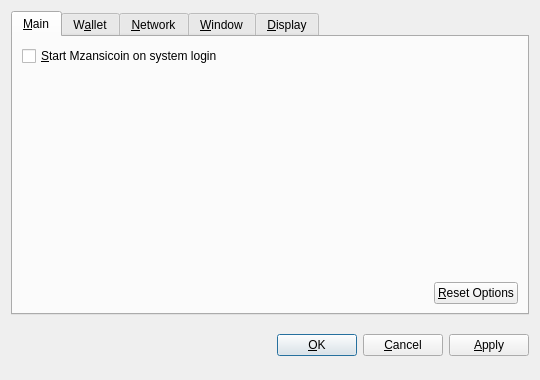
<?xml version="1.0" encoding="UTF-8"?>
<ui version="4.0">
 <class>OptionsDialog</class>
 <widget class="QDialog" name="OptionsDialog">
  <property name="geometry">
   <rect>
    <x>0</x>
    <y>0</y>
    <width>540</width>
    <height>380</height>
   </rect>
  </property>
  <property name="windowTitle">
   <string>Options</string>
  </property>
  <property name="modal">
   <bool>true</bool>
  </property>
  <layout class="QVBoxLayout" name="verticalLayout">
   <item>
    <widget class="QTabWidget" name="tabWidget">
     <property name="tabPosition">
      <enum>QTabWidget::North</enum>
     </property>
     <property name="currentIndex">
      <number>0</number>
     </property>
     <widget class="QWidget" name="tabMain">
      <attribute name="title">
       <string>&amp;Main</string>
      </attribute>
      <layout class="QVBoxLayout" name="verticalLayout_Main">
       <item>
        <widget class="QCheckBox" name="bitcoinAtStartup">
         <property name="toolTip">
          <string>Automatically start Mzansicoin after logging in to the system.</string>
         </property>
         <property name="text">
          <string>&amp;Start Mzansicoin on system login</string>
         </property>
        </widget>
       </item>
       <item>
        <spacer name="verticalSpacer_Main">
         <property name="orientation">
          <enum>Qt::Vertical</enum>
         </property>
         <property name="sizeHint" stdset="0">
          <size>
           <width>20</width>
           <height>40</height>
          </size>
         </property>
        </spacer>
       </item>
       <item>
        <layout class="QHBoxLayout" name="horizontalLayout_2_Main">
         <item>
          <spacer name="horizontalSpacer_2_Main">
           <property name="orientation">
            <enum>Qt::Horizontal</enum>
           </property>
           <property name="sizeHint" stdset="0">
            <size>
             <width>40</width>
             <height>20</height>
            </size>
           </property>
          </spacer>
         </item>
         <item>
          <widget class="QPushButton" name="resetButton">
           <property name="toolTip">
            <string>Reset all client options to default.</string>
           </property>
           <property name="text">
            <string>&amp;Reset Options</string>
           </property>
           <property name="autoDefault">
            <bool>false</bool>
           </property>
          </widget>
         </item>
        </layout>
       </item>
      </layout>
     </widget>
     <widget class="QWidget" name="tabWallet">
      <attribute name="title">
       <string>W&amp;allet</string>
      </attribute>
      <layout class="QVBoxLayout" name="verticalLayout_Network">
       <item>
        <widget class="QLabel" name="transactionFeeInfoLabel">
         <property name="text">
          <string>Optional transaction fee per kB that helps make sure your transactions are processed quickly. Most transactions are 1 kB.</string>
         </property>
         <property name="textFormat">
          <enum>Qt::PlainText</enum>
         </property>
         <property name="wordWrap">
          <bool>true</bool>
         </property>
        </widget>
       </item>
       <item>
        <layout class="QHBoxLayout" name="horizontalLayout_1_Main">
         <item>
          <widget class="QLabel" name="transactionFeeLabel">
           <property name="text">
            <string>Pay transaction &amp;fee</string>
           </property>
           <property name="textFormat">
            <enum>Qt::PlainText</enum>
           </property>
           <property name="buddy">
            <cstring>transactionFee</cstring>
           </property>
          </widget>
         </item>
         <item>
          <widget class="BitcoinAmountField" name="transactionFee"/>
         </item>
         <item>
          <spacer name="horizontalSpacer_1_Main">
           <property name="orientation">
            <enum>Qt::Horizontal</enum>
           </property>
           <property name="sizeHint" stdset="0">
            <size>
             <width>40</width>
             <height>20</height>
            </size>
           </property>
          </spacer>
         </item>
        </layout>
       </item>
       <item>
        <widget class="QLabel" name="label">
         <property name="text">
          <string>If you disable the spending of unconfirmed change, the change from a transaction cannot be used until that transaction has at least one confirmation. This also affects how your balance is computed.</string>
         </property>
         <property name="wordWrap">
          <bool>true</bool>
         </property>
        </widget>
       </item>
       <item>
        <widget class="QCheckBox" name="spendZeroConfChange">
         <property name="text">
          <string>Spend unconfirmed change  (experts only)</string>
         </property>
        </widget>
       </item>
       <item>
        <spacer name="verticalSpacer">
         <property name="orientation">
          <enum>Qt::Vertical</enum>
         </property>
         <property name="sizeHint" stdset="0">
          <size>
           <width>20</width>
           <height>40</height>
          </size>
         </property>
        </spacer>
       </item>
      </layout>
     </widget>
     <widget class="QWidget" name="tabNetwork">
      <attribute name="title">
       <string>&amp;Network</string>
      </attribute>
      <layout class="QVBoxLayout" name="verticalLayout_Network">
       <item>
        <widget class="QCheckBox" name="mapPortUpnp">
         <property name="toolTip">
          <string>Automatically open the Mzansicoin client port on the router. This only works when your router supports UPnP and it is enabled.</string>
         </property>
         <property name="text">
          <string>Map port using &amp;UPnP</string>
         </property>
        </widget>
       </item>
       <item>
        <widget class="QCheckBox" name="connectSocks">
         <property name="toolTip">
          <string>Connect to the Mzansicoin network through a SOCKS proxy (e.g. when connecting through Tor).</string>
         </property>
         <property name="text">
          <string>&amp;Connect through SOCKS proxy:</string>
         </property>
        </widget>
       </item>
       <item>
        <layout class="QHBoxLayout" name="horizontalLayout_Network">
         <item>
          <widget class="QLabel" name="proxyIpLabel">
           <property name="text">
            <string>Proxy &amp;IP:</string>
           </property>
           <property name="textFormat">
            <enum>Qt::PlainText</enum>
           </property>
           <property name="buddy">
            <cstring>proxyIp</cstring>
           </property>
          </widget>
         </item>
         <item>
          <widget class="QValidatedLineEdit" name="proxyIp">
           <property name="maximumSize">
            <size>
             <width>140</width>
             <height>16777215</height>
            </size>
           </property>
           <property name="toolTip">
            <string>IP address of the proxy (e.g. 127.0.0.1)</string>
           </property>
          </widget>
         </item>
         <item>
          <widget class="QLabel" name="proxyPortLabel">
           <property name="text">
            <string>&amp;Port:</string>
           </property>
           <property name="textFormat">
            <enum>Qt::PlainText</enum>
           </property>
           <property name="buddy">
            <cstring>proxyPort</cstring>
           </property>
          </widget>
         </item>
         <item>
          <widget class="QLineEdit" name="proxyPort">
           <property name="maximumSize">
            <size>
             <width>55</width>
             <height>16777215</height>
            </size>
           </property>
           <property name="toolTip">
            <string>Port of the proxy (e.g. 9050)</string>
           </property>
          </widget>
         </item>
         <item>
          <widget class="QLabel" name="socksVersionLabel">
           <property name="text">
            <string>SOCKS &amp;Version:</string>
           </property>
           <property name="textFormat">
            <enum>Qt::PlainText</enum>
           </property>
           <property name="buddy">
            <cstring>socksVersion</cstring>
           </property>
          </widget>
         </item>
         <item>
          <widget class="QValueComboBox" name="socksVersion">
           <property name="toolTip">
            <string>SOCKS version of the proxy (e.g. 5)</string>
           </property>
          </widget>
         </item>
         <item>
          <spacer name="horizontalSpacer_Network">
           <property name="orientation">
            <enum>Qt::Horizontal</enum>
           </property>
           <property name="sizeHint" stdset="0">
            <size>
             <width>40</width>
             <height>20</height>
            </size>
           </property>
          </spacer>
         </item>
        </layout>
       </item>
       <item>
        <spacer name="verticalSpacer_Network">
         <property name="orientation">
          <enum>Qt::Vertical</enum>
         </property>
         <property name="sizeHint" stdset="0">
          <size>
           <width>20</width>
           <height>40</height>
          </size>
         </property>
        </spacer>
       </item>
      </layout>
     </widget>
     <widget class="QWidget" name="tabWindow">
      <attribute name="title">
       <string>&amp;Window</string>
      </attribute>
      <layout class="QVBoxLayout" name="verticalLayout_Window">
       <item>
        <widget class="QCheckBox" name="minimizeToTray">
         <property name="toolTip">
          <string>Show only a tray icon after minimizing the window.</string>
         </property>
         <property name="text">
          <string>&amp;Minimize to the tray instead of the taskbar</string>
         </property>
        </widget>
       </item>
       <item>
        <widget class="QCheckBox" name="minimizeOnClose">
         <property name="toolTip">
          <string>Minimize instead of exit the application when the window is closed. When this option is enabled, the application will be closed only after selecting Quit in the menu.</string>
         </property>
         <property name="text">
          <string>M&amp;inimize on close</string>
         </property>
        </widget>
       </item>
       <item>
        <spacer name="verticalSpacer_Window">
         <property name="orientation">
          <enum>Qt::Vertical</enum>
         </property>
         <property name="sizeHint" stdset="0">
          <size>
           <width>20</width>
           <height>40</height>
          </size>
         </property>
        </spacer>
       </item>
      </layout>
     </widget>
     <widget class="QWidget" name="tabDisplay">
      <attribute name="title">
       <string>&amp;Display</string>
      </attribute>
      <layout class="QVBoxLayout" name="verticalLayout_Display">
       <item>
        <layout class="QHBoxLayout" name="horizontalLayout_1_Display">
         <item>
          <widget class="QLabel" name="langLabel">
           <property name="text">
            <string>User Interface &amp;language:</string>
           </property>
           <property name="textFormat">
            <enum>Qt::PlainText</enum>
           </property>
           <property name="buddy">
            <cstring>lang</cstring>
           </property>
          </widget>
         </item>
         <item>
          <widget class="QValueComboBox" name="lang">
           <property name="toolTip">
            <string>The user interface language can be set here. This setting will take effect after restarting Mzansicoin.</string>
           </property>
          </widget>
         </item>
        </layout>
       </item>
       <item>
        <layout class="QHBoxLayout" name="horizontalLayout_2_Display">
         <item>
          <widget class="QLabel" name="unitLabel">
           <property name="text">
            <string>&amp;Unit to show amounts in:</string>
           </property>
           <property name="textFormat">
            <enum>Qt::PlainText</enum>
           </property>
           <property name="buddy">
            <cstring>unit</cstring>
           </property>
          </widget>
         </item>
         <item>
          <widget class="QValueComboBox" name="unit">
           <property name="toolTip">
            <string>Choose the default subdivision unit to show in the interface and when sending coins.</string>
           </property>
          </widget>
         </item>
        </layout>
       </item>
       <item>
        <widget class="QCheckBox" name="displayAddresses">
         <property name="toolTip">
          <string>Whether to show Mzansicoin addresses in the transaction list or not.</string>
         </property>
         <property name="text">
          <string>&amp;Display addresses in transaction list</string>
         </property>
        </widget>
       </item>
       <item>
        <widget class="QCheckBox" name="coinControlFeatures">
         <property name="toolTip">
          <string>Whether to show coin control features or not.</string>
         </property>
         <property name="text">
          <string>Display coin &amp;control features (experts only!)</string>
         </property>
        </widget>
       </item>
       <item>
        <spacer name="verticalSpacer_Display">
         <property name="orientation">
          <enum>Qt::Vertical</enum>
         </property>
         <property name="sizeHint" stdset="0">
          <size>
           <width>20</width>
           <height>40</height>
          </size>
         </property>
        </spacer>
       </item>
      </layout>
     </widget>
    </widget>
   </item>
   <item>
    <layout class="QHBoxLayout" name="horizontalLayout_Buttons">
     <item>
      <spacer name="horizontalSpacer_1">
       <property name="orientation">
        <enum>Qt::Horizontal</enum>
       </property>
       <property name="sizeHint" stdset="0">
        <size>
         <width>40</width>
         <height>48</height>
        </size>
       </property>
      </spacer>
     </item>
     <item>
      <widget class="QLabel" name="statusLabel">
       <property name="font">
        <font>
         <weight>75</weight>
         <bold>true</bold>
        </font>
       </property>
       <property name="text">
        <string/>
       </property>
       <property name="textFormat">
        <enum>Qt::PlainText</enum>
       </property>
       <property name="wordWrap">
        <bool>true</bool>
       </property>
      </widget>
     </item>
     <item>
      <spacer name="horizontalSpacer_2">
       <property name="orientation">
        <enum>Qt::Horizontal</enum>
       </property>
       <property name="sizeHint" stdset="0">
        <size>
         <width>40</width>
         <height>48</height>
        </size>
       </property>
      </spacer>
     </item>
     <item>
      <widget class="QPushButton" name="okButton">
       <property name="text">
        <string>&amp;OK</string>
       </property>
      </widget>
     </item>
     <item>
      <widget class="QPushButton" name="cancelButton">
       <property name="text">
        <string>&amp;Cancel</string>
       </property>
       <property name="autoDefault">
        <bool>false</bool>
       </property>
      </widget>
     </item>
     <item>
      <widget class="QPushButton" name="applyButton">
       <property name="text">
        <string>&amp;Apply</string>
       </property>
       <property name="autoDefault">
        <bool>false</bool>
       </property>
      </widget>
     </item>
    </layout>
   </item>
  </layout>
 </widget>
 <customwidgets>
  <customwidget>
   <class>BitcoinAmountField</class>
   <extends>QSpinBox</extends>
   <header>bitcoinamountfield.h</header>
  </customwidget>
  <customwidget>
   <class>QValueComboBox</class>
   <extends>QComboBox</extends>
   <header>qvaluecombobox.h</header>
  </customwidget>
  <customwidget>
   <class>QValidatedLineEdit</class>
   <extends>QLineEdit</extends>
   <header>qvalidatedlineedit.h</header>
  </customwidget>
 </customwidgets>
 <resources/>
 <connections/>
</ui>
